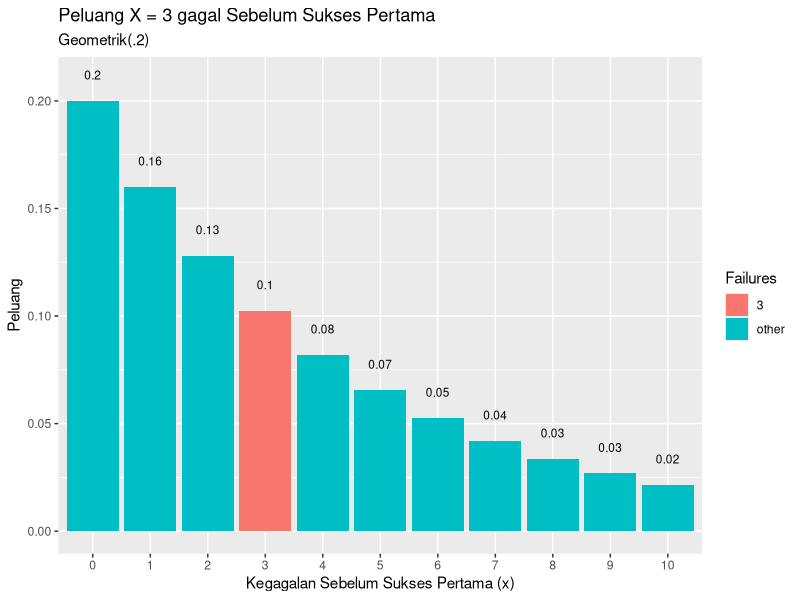

Recreate this plot in R.
# 1a

p = 0.20
n = 3
dgeom(x = n, prob = p)

# 1b

mean(rgeom(n = 10000, prob = p) == 3)

# 1d

library(dplyr)
library(ggplot2)

data.frame(x = 0:10, prob = dgeom(x = 0:10, prob = p)) %>%
  mutate(Failures = ifelse(x == n, n, "other")) %>%
  ggplot(aes(x = factor(x), y = prob, fill = Failures)) +
  geom_col() +
  geom_text(
    aes(label = round(prob,2), y = prob + 0.01),
    position = position_dodge(0.9),
    size = 3,
    vjust = 0
  ) +
  labs(title = "Peluang X = 3 gagal Sebelum Sukses Pertama",
       subtitle = "Geometrik(.2)",
       x = "Kegagalan Sebelum Sukses Pertama (x)",
       y = "Peluang") 

# 1e

# mean
(1-p)/p

#variance

(1-p)/(p*p)